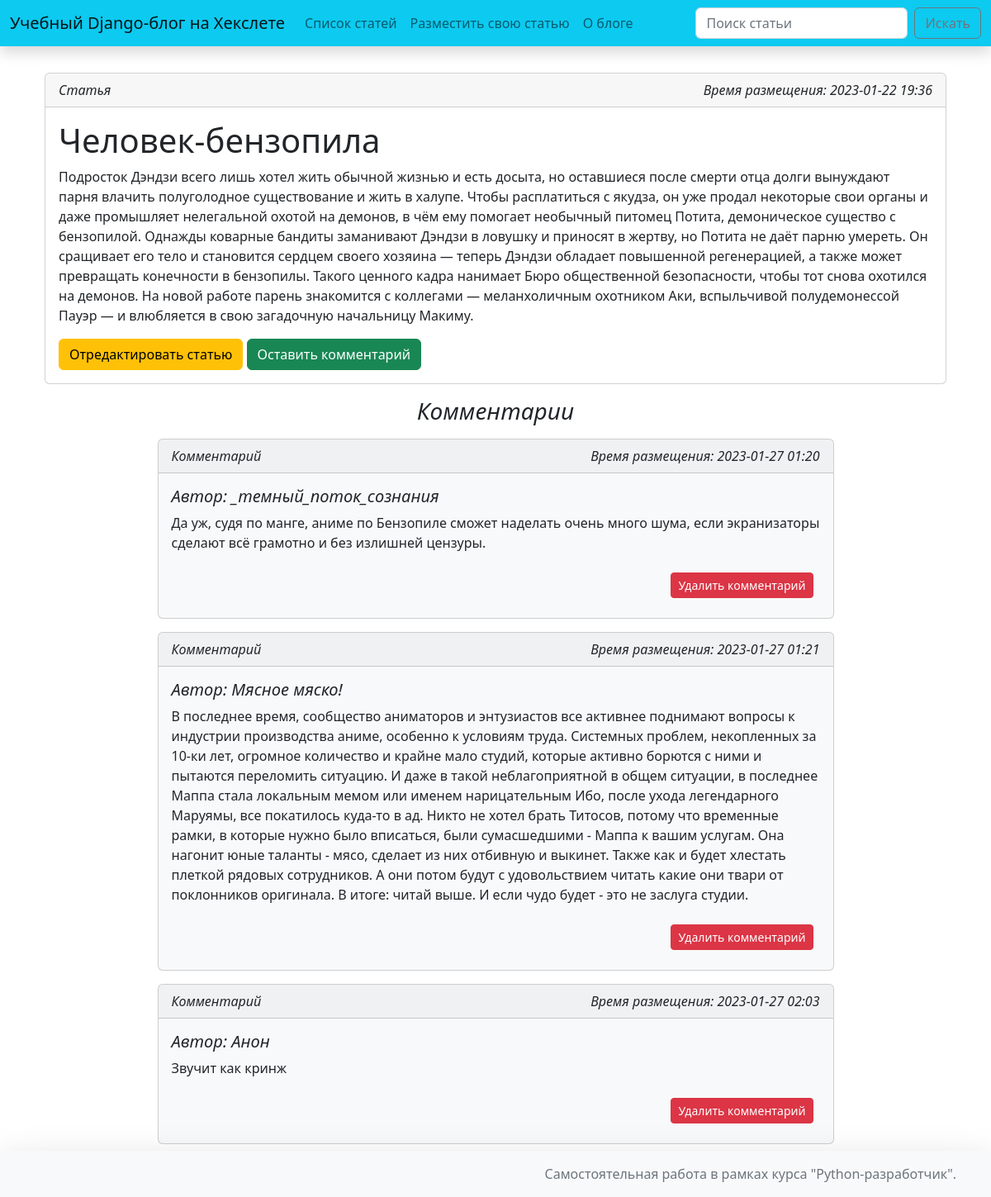
/articles/6/, run on an earlier commit of the app's database.
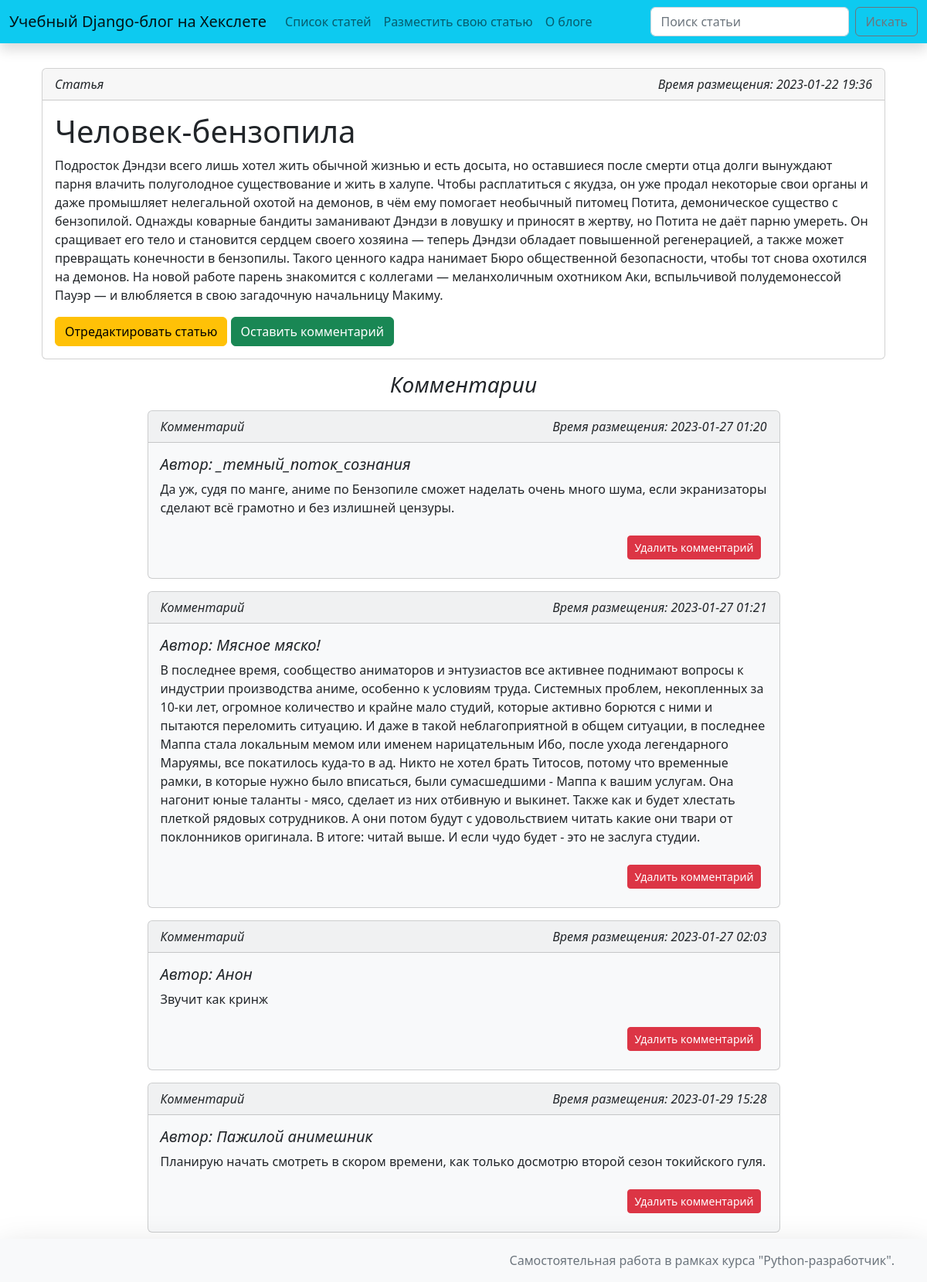
And on a later commit of the database.
### hexlet_django_blog/article/models.py (models this page shows)
class Comment(models.Model):
    author = models.CharField(max_length=64, blank=True)  # имя автора
    body = models.TextField()  # тело комментария
    timestamp = models.DateTimeField(auto_now_add=True)
    commented_article = models.ForeignKey(Article, on_delete=models.CASCADE)

### hexlet_django_blog/article/views.py (the view)
# urls.py: path('<int:id>/', views.ArticleView.as_view(), name='article'),
class ArticleView(View):
    def get(self, request, *args, **kwargs):
        article = get_object_or_404(Article, id=kwargs['id'])
        comments = article.comment_set.all()
        return render(request, 'articles/show.html', context={
            'article': article,
            'comments': comments
        })

### hexlet_django_blog/templates/articles/show.html (shortened to what this page needs)
{% extends 'layout/default.html' %}
{% block content %}
<div class="container">
  <div class="row">
    <div class="col">
      <div class="card md-3">
        <div class="card-header">
          <div class="d-flex justify-content-between">
            <div><i>Статья</i></div>
            <div><i>Время размещения: {{ article.timestamp|date:'Y-m-d H:i' }}</i></div>
          </div>
        </div>
        <div class="card-body">
          <h1 class="card-title">{{ article.name }}</h1>
          <p class="card-text">{{ article.body }}</p>
          <a href="{% url 'article_update' article.id %}" class="btn btn-warning" role="button">Отредактировать статью</a>
          <a href="{% url 'comment_create' article.id %}" class="btn btn-success" role="button">Оставить комментарий</a>
        </div>
      </div>
    </div>
  </div>
  <div class="row">
      {% if comments %}
      <div class="col md-5">
        <div class="h3 m-3 text-center"><i>Комментарии</i></div>
        {% for comment in comments %}
        <div class="d-flex justify-content-center">
          <div class="card text-dark bg-light w-75 mb-3">
          <div class="card-header">
            <div class="d-flex justify-content-between">
            <div><i>Комментарий</i></div>
            <div><i>Время размещения: {{ comment.timestamp|date:'Y-m-d H:i' }}</i></div>
          </div>
          </div>
          <div class="card-body">
            <h5 class="card-title"><i>Автор: {{comment.author}}</i></h5>
            <p class="card-text">{{comment.body}}</p>
            <div class="d-flex justify-content-end p-2 bd-highlight">
              <form action="{% url 'comment_delete' article.id comment.id %}" method="post">
                <button type="submit" class="btn btn-danger btn-sm">Удалить комментарий</button>
              </form>
            </div>
          </div>
        </div>
        </div>
        {% endfor %}
      </div>
      {% endif %}
  </div>
</div>
{% endblock %}

What changed in the data, as far as the page shows it:
added Comment: timestamp "2023-01-29 15:28", author "Пажилой анимешник", body "Планирую начать смотреть в скором времени, как только досмотрю второй сезон токийского гуля."
